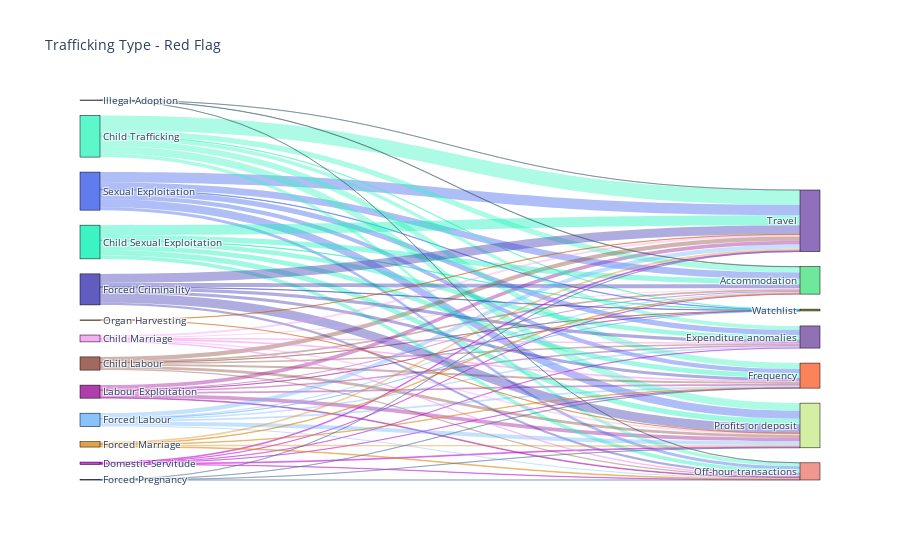

This figure's notebook cell:
### Markdown cell above
> Some Trafficking type and subtypes invole certain money movement process.

> This chart shows detected red flags per trafficking type in article

### Code cell
count = {}
for i, raw in df_train.iterrows():
    if raw["trfk_type"] == raw["trfk_type"]:
#         print(raw["trfk_type"])

        for t in raw["trfk_type"]['keys']:
            if t in count:
                count[t]["count"] = count[t]["count"] + 1
            else:
                count[t] = {"count":1, "finance":{}}
            for f in raw["finance"]:
                if f in count[t]["finance"]:
                    count[t]["finance"][f]["count"] = count[t]["finance"][f]["count"] + 1
                else:
                    count[t]["finance"][f] = {"count":1}

import random
import plotly.graph_objects as go

color_labels = []
color_links = []
for i in range(0, 500):
    color = [random.randint(0, 255), random.randint(0, 255), random.randint(0, 255)]
    color_label = 'rgba('+str(color[0])+','+str(color[1])+','+str(color[2])+', 0.8)'
    color_labels.append(color_label)
    color_link = 'rgba('+str(color[0])+','+str(color[1])+','+str(color[2])+', 0.4)'
    color_links.append(color_link)
    
labels, sources, targets, values, label_colors, link_colors = [], [], [], [], [], []    
for c in count:
    labels.append(c)
    label_colors.append(color_labels[labels.index(c)])
    for f in count[c]["finance"]:
        sources.append(labels.index(c))
        if f not in labels:
            labels.append(f)
            label_colors.append(color_labels[labels.index(f)])
        targets.append(labels.index(f))
        values.append(count[c]["finance"][f]["count"])
        link_colors.append(color_links[labels.index(c)])
        
fig = go.Figure(data=[go.Sankey(
    node = dict(
      pad = 15,
      thickness = 20,
      line = dict(color = "black", width = 0.5),
      label = labels,
      color = color_labels[:len(labels)]
    ),
    link = dict(
      source = sources, # indices correspond to labels, eg A1, A2, A2, B1, ...
      target = targets,
      value = values,
      color = link_colors


  ))])

fig.update_layout(title_text="Trafficking Type - Red Flag", font_size=10)
fig.show()

helpers.print_meminfo()

### Figure 1 — Plotly figure (JSON) as saved in the notebook; plotly's stock layout.template omitted (floating-point values rounded to 4 significant figures)
{"data": [{"link": {"color": ["rgba(156,14,153, 0.4)", "rgba(156,14,153, 0.4)", "rgba(156,14,153, 0.4)", "rgba(156,14,153, 0.4)", "rgba(156,14,153, 0.4)", "rgba(156,14,153, 0.4)", "rgba(156,14,153, 0.4)", "rgba(57,92,234, 0.4)", "rgba(57,92,234, 0.4)", "rgba(57,92,234, 0.4)", "rgba(57,92,234, 0.4)", "rgba(57,92,234, 0.4)", "rgba(57,92,234, 0.4)", "rgba(57,92,234, 0.4)", "rgba(52,246,190, 0.4)", "rgba(52,246,190, 0.4)", "rgba(52,246,190, 0.4)", "rgba(52,246,190, 0.4)", "rgba(52,246,190, 0.4)", "rgba(52,246,190, 0.4)", "rgba(52,246,190, 0.4)", "rgba(139,68,54, 0.4)", "rgba(139,68,54, 0.4)", "rgba(139,68,54, 0.4)", "rgba(139,68,54, 0.4)", "rgba(139,68,54, 0.4)", "rgba(139,68,54, 0.4)", "rgba(139,68,54, 0.4)", "rgba(10,240,180, 0.4)", "rgba(10,240,180, 0.4)", "rgba(10,240,180, 0.4)", "rgba(10,240,180, 0.4)", "rgba(10,240,180, 0.4)", "rgba(10,240,180, 0.4)", "rgba(10,240,180, 0.4)", "rgba(57,52,177, 0.4)", "rgba(57,52,177, 0.4)", "rgba(57,52,177, 0.4)", "rgba(57,52,177, 0.4)", "rgba(57,52,177, 0.4)", "rgba(57,52,177, 0.4)", "rgba(57,52,177, 0.4)", "rgba(192,14,214, 0.4)", "rgba(192,14,214, 0.4)", "rgba(192,14,214, 0.4)", "rgba(192,14,214, 0.4)", "rgba(192,14,214, 0.4)", "rgba(192,14,214, 0.4)", "rgba(107,181,252, 0.4)", "rgba(107,181,252, 0.4)", "rgba(107,181,252, 0.4)", "rgba(107,181,252, 0.4)", "rgba(107,181,252, 0.4)", "rgba(107,181,252, 0.4)", "rgba(107,181,252, 0.4)", "rgba(244,153,240, 0.4)", "rgba(244,153,240, 0.4)", "rgba(244,153,240, 0.4)", "rgba(244,153,240, 0.4)", "rgba(244,153,240, 0.4)", "rgba(244,153,240, 0.4)", "rgba(218,138,23, 0.4)", "rgba(218,138,23, 0.4)", "rgba(218,138,23, 0.4)", "rgba(218,138,23, 0.4)", "rgba(218,138,23, 0.4)", "rgba(48,88,98, 0.4)", "rgba(48,88,98, 0.4)", "rgba(48,88,98, 0.4)", "rgba(82,110,147, 0.4)", "rgba(82,110,147, 0.4)", "rgba(82,110,147, 0.4)", "rgba(82,110,147, 0.4)", "rgba(209,96,1, 0.4)", "rgba(209,96,1, 0.4)"], "source": [0, 0, 0, 0, 0, 0, 0, 8, 8, 8, 8, 8, 8, 8, 9, 9, 9, 9, 9, 9, 9, 10, 10, 10, 10, 10, 10, 10, 11, 11, 11, 11, 11, 11, 11, 12, 12, 12, 12, 12, 12, 12, 13, 13, 13, 13, 13, 13, 14, 14, 14, 14, 14, 14, 14, 15, 15, 15, 15, 15, 15, 16, 16, 16, 16, 16, 17, 17, 17, 18, 18, 18, 18, 19, 19], "target": [1, 2, 3, 4, 5, 6, 7, 1, 2, 4, 6, 3, 5, 7, 5, 1, 6, 4, 2, 3, 7, 5, 1, 2, 4, 3, 6, 7, 1, 4, 6, 2, 3, 5, 7, 1, 2, 4, 3, 5, 6, 7, 1, 2, 6, 4, 5, 3, 1, 4, 2, 3, 5, 6, 7, 3, 1, 4, 6, 2, 5, 1, 4, 6, 5, 2, 2, 6, 1, 4, 6, 5, 1, 1, 4], "value": [86, 26, 38, 83, 40, 17, 3, 234, 151, 182, 64, 120, 92, 10, 134, 332, 78, 169, 123, 88, 9, 48, 91, 35, 61, 31, 29, 1, 223, 121, 79, 116, 100, 108, 9, 204, 89, 206, 72, 67, 51, 7, 19, 4, 8, 19, 2, 4, 94, 88, 27, 29, 36, 25, 2, 14, 49, 33, 15, 23, 20, 43, 35, 17, 12, 15, 8, 1, 1, 4, 1, 2, 3, 1, 1]}, "node": {"color": ["rgba(156,14,153, 0.8)", "rgba(117,75,173, 0.8)", "rgba(74,227,130, 0.8)", "rgba(119,77,164, 0.8)", "rgba(202,235,141, 0.8)", "rgba(251,100,52, 0.8)", "rgba(239,126,116, 0.8)", "rgba(114,115,3, 0.8)", "rgba(57,92,234, 0.8)", "rgba(52,246,190, 0.8)", "rgba(139,68,54, 0.8)", "rgba(10,240,180, 0.8)", "rgba(57,52,177, 0.8)", "rgba(192,14,214, 0.8)", "rgba(107,181,252, 0.8)", "rgba(244,153,240, 0.8)", "rgba(218,138,23, 0.8)", "rgba(48,88,98, 0.8)", "rgba(82,110,147, 0.8)", "rgba(209,96,1, 0.8)"], "label": ["Labour Exploitation", "Travel", "Accommodation", "Expenditure anomalies", "Profits or deposit", "Frequency", "Off-hour transactions", "Watchlist", "Sexual Exploitation", "Child Trafficking", "Child Labour", "Child Sexual Exploitation", "Forced Criminality", "Domestic Servitude", "Forced Labour", "Child Marriage", "Forced Marriage", "Illegal Adoption", "Forced Pregnancy", "Organ Harvesting"], "line": {"color": "black", "width": 0.5}, "pad": 15, "thickness": 20}, "type": "sankey"}], "layout": {"font": {"size": 10}, "title": {"text": "Trafficking Type - Red Flag"}}}
